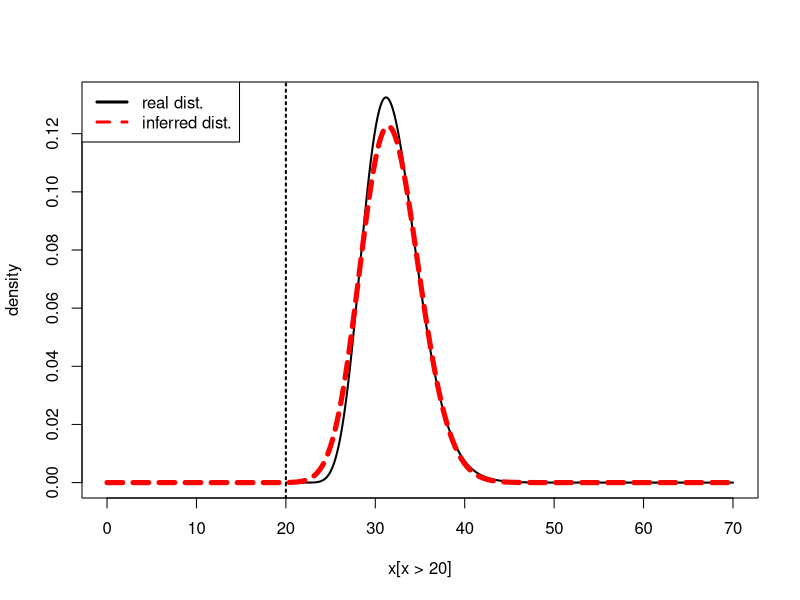

Here is the R script that generated this plot:
require(viridis);

mycolors = c(
	"#000000FF",
	"#FF0000FF",
	3,
	"#0000FFFF",
	"#00FFFFFF",
	"#FF00FFFF",
	"#FFFF00FF",
	"#999999FF"
);

mylwd = c(2, 5);
mylty = c(1, "32");

graphics.off();
dev.new(width=12, height=8);

mydist = function(x){
	dgamma(x - 20, shape=15, scale=0.8);
}

x = seq(0, 70, length=2000);
plot(x[x>20], mydist(x[x>20]), type="l", lwd=2, col=mycolors[1], ylab="density", xlim=c(0, 70));
abline(v=20, col=1, lwd=2, lty="12");

# Now we find the closes gamma near that function
difference = function(params){
	sum(abs(dgamma(x, shape=params[1], scale=params[2]) - mydist(x)));
}

#params = optim(c(10, 0.8), difference, method="L-BFGS", lower=c(0, 0))$par;
#print(params);
params = c(94.4493562, 0.3364162); # What the above optimization finds

lines(x, dgamma(x, shape=params[1], scale=params[2]), lwd=5, lty="32", col=mycolors[2]);

legend("topleft", c("real dist.", "inferred dist."), col=mycolors[1:2], lty=1:2, lwd=3);
